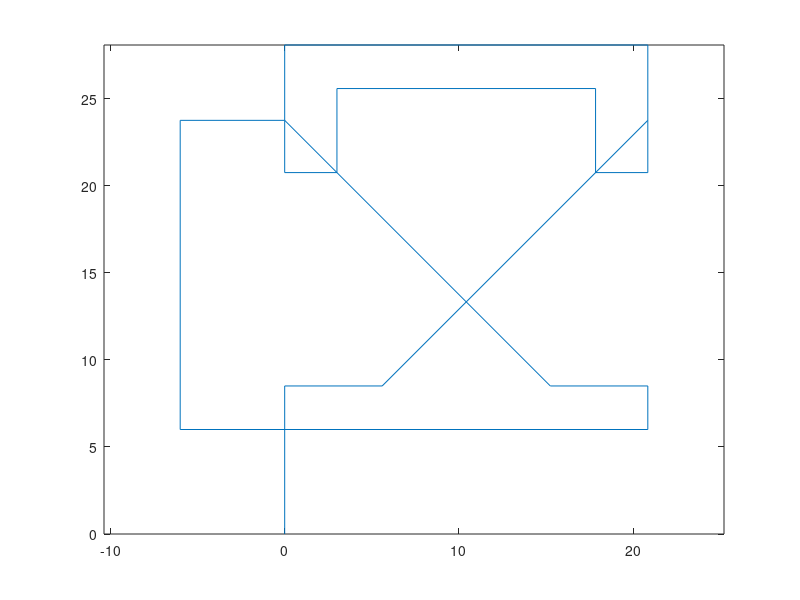

This figure's MATLAB source:
clc; clear; close all;
L=10.5;
a=45;
h1=2.5;
h2=sind(a)*L*0.65;
h3=h2*1;
w2=3;
dis=6;
z_offset = -144.3;


% DNozzle=0.2;
Layer=2*15;
SlowLayer=7;

w=2*w2+2*cosd(a)*L;
filename=['Bistable',num2str(h1),'_',num2str(h2),'_',num2str(w2),'_',num2str(L),'_',num2str(a),'_gcode_TEST.txt'];
fid=fopen(filename,'w');

fprintf(fid,'G28 Z\n');
fprintf(fid,'G91 \n');
fprintf(fid,'G1 Z%6.3f\n',z_offset);

C_R1=[0,h1+dis
    w/2-h2/tand(a),0
    w/2+h2/tand(a),h2+L*sind(a)+w2*tand(a)
    0,h1+h3-tand(a)*w2
    -w,0
    0,-(h1+h3-tand(a)*w2)
    w/2+h2/tand(a),-(h2+L*sind(a)+w2*tand(a))
    w/2-h2/tand(a),0
    0,-h1
    -w-dis,0
    0,h1+h2+L*sind(a)+w2*tand(a)
    dis,0
    0,-w2*tand(a)
    w2,0
    0,h3
    2*(L*cosd(a)),0
    0,-h3
    w2,0
    0,w2*tand(a)];
C_R1(:,3)=1;
C_R1(3,3)=2;
C_R1(7,3)=2;
C_R2=-C_R1(end:-1:1,:);

C_A(1,:)=[0,0,1];
for i=2:length(C_R1)+1
    C_A(i,:)=C_A(i-1,:)+C_R1(i-1,:);
end
plot(C_A(:,1),C_A(:,2))
axis equal

ms = 40*60;
fms = 100*60;
SlowLayer = 0.9*60;
dz = 0.4*0.68;


for Li=1:2:Layer
    for i=1:length(C_R1)
        if i>1 & C_R1(i,3)~=C_R1(i-1,3)
            if C_R1(i,3)==2
                if mod(Li,SlowLayer)==0
                    ms = 40*0.9*60;
                    %fprintf(fid,'ms,&msBeam*&SlowLayer\n');
                else
                    ms = 40*60; 
                    %fprintf(fid,'ms,&msBeam\n');
                end
            else
                ms = 40*60;
                %fprintf(fid,'ms,&ms\n');
            end
        end
        fprintf(fid,'G1 F%6.3f X%6.3f Y%6.3f\n',ms,C_R1(i,1),C_R1(i,2));
    end
    fprintf(fid,'G1 Z%6.3f\n', dz);
    for i=1:length(C_R2)
        if i>1 & C_R2(i,3)~=C_R2(i-1,3)
            if C_R2(i,3)==-2
                if mod(Li+1,SlowLayer)==0
                    ms = 40*60*0.9;
                    %fprintf(fid,'ms,&msBeam*&SlowLayer\n');
                else
                    ms = 40*60;
                    %fprintf(fid,'ms,&msBeam\n');
                end
            else
                ms = 40*60;
                %fprintf(fid,'ms,&ms\n');
            end
        end
        fprintf(fid,'G1 F%6.3f X%6.3f Y%6.3f\n',ms,C_R2(i,1),C_R2(i,2));
    end
    fprintf(fid,'G1 Z%6.3f\n', dz);
end
%fprintf(fid,'END\n');
fclose(fid);




